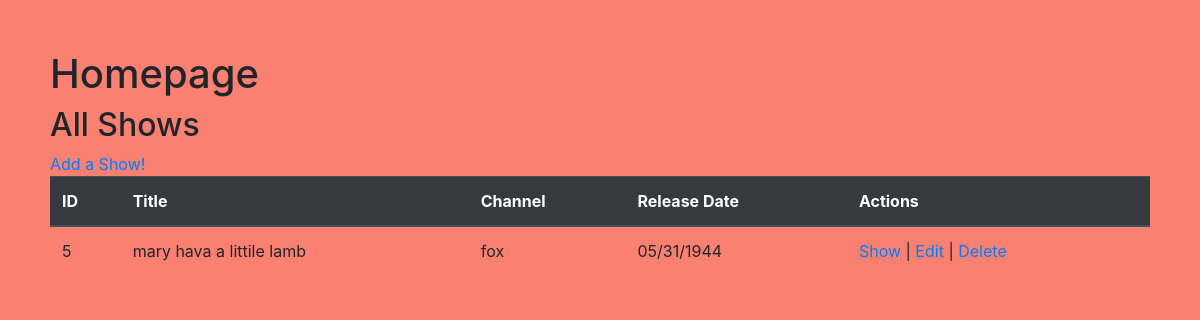
Before: / with the older database file.
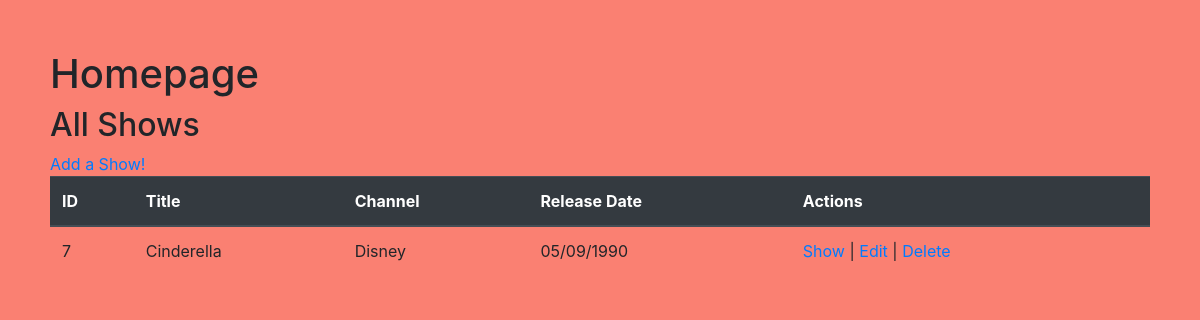
After: the same page with the newer database file.
### app_TV/models.py (models this page shows, shortened)
class Show(models.Model):
     title = models.CharField(max_length=255)
     channel = models.CharField(max_length=255)
     description = models.TextField('')
     release_date = models.DateTimeField()
     created_at = models.DateTimeField(auto_now_add=True)
     updated_at = models.DateTimeField(auto_now = True)

### app_TV/views.py (the view)
# urls.py: path('', views.index),
def index(request):
     context = {
          'shows': Show.objects.all()
     }
     return render(request,'shows.html', context)

### app_TV/templates/shows.html (shortened to what this page needs)
<!DOCTYPE html>
<html lang="en">
<head>
     <link rel="stylesheet" href="https://cdn.jsdelivr.net/npm/bootstrap@4.6.0/dist/css/bootstrap.min.css">
     {% load static %}
     <link rel="stylesheet" href="{% static 'css/style.css' %}">
</head>
<body>
     <h1>Homepage</h1>
     <h2>All Shows</h2>
     <table class="table">
          <thead class="thead-dark">
            <tr>
              <th scope="col">ID</th>
              <th scope="col">Title</th>
              <th scope="col">Channel</th>
              <th scope="col">Release Date</th>
              <th scope="col">Actions</th>
            </tr>
          </thead>
          <tbody>
            {% for show in shows  %}
            <tr>
               <td>{{ show.id }}</td>
               <td>{{ show.title }}</td>
               <td>{{ show.channel }}</td>
               <td>{{ show.release_date|date:"SHORT_DATE_FORMAT" }}</td>
               <td>
                    <a href="/shows/{{ show.id }}">Show</a> |
                    <a href="/shows/{{ show.id }}/edit">Edit</a> |
                    <a href="/shows/{{ show.id }}/delete">Delete</a>
               </td>
             </tr>
            {% endfor %}
          </tbody>
          <a href="/shows/new">Add a Show!</a>
        </table>
</body>
</html>

### app_TV/static/css/style.css (style rules this page uses)
body { background-color: salmon; margin: 50px; }

Changed rows visible on the page:
removed Show: id "5", title "mary hava a littile lamb", channel "fox", release_date "05/31/1944"
added Show: id "7", title "Cinderella", channel "Disney", release_date "05/09/1990"
